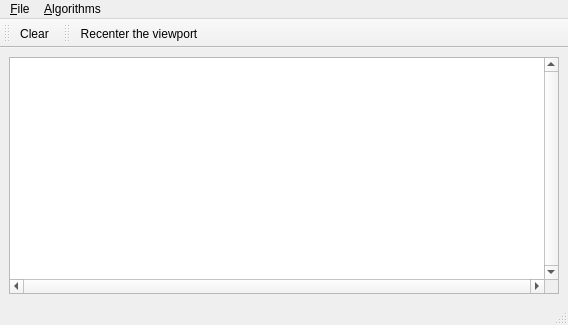
<?xml version="1.0" encoding="UTF-8"?>
<ui version="4.0">
 <author>GeometryFactory</author>
 <class>Generator_2</class>
 <widget class="QMainWindow" name="Generator_2">
  <property name="geometry">
   <rect>
    <x>0</x>
    <y>0</y>
    <width>568</width>
    <height>325</height>
   </rect>
  </property>
  <property name="windowTitle">
   <string>CGAL 2D Generator</string>
  </property>
  <property name="windowIcon">
   <iconset resource="../resources/CGAL.qrc">
    <normaloff>:/cgal/logos/cgal_icon</normaloff>:/cgal/logos/cgal_icon</iconset>
  </property>
  <widget class="QWidget" name="centralwidget">
   <layout class="QHBoxLayout">
    <item>
     <widget class="QSplitter" name="splitter">
      <property name="orientation">
       <enum>Qt::Horizontal</enum>
      </property>
      <widget class="QGraphicsView" name="graphicsView">
       <property name="sizePolicy">
        <sizepolicy hsizetype="Expanding" vsizetype="Expanding">
         <horstretch>2</horstretch>
         <verstretch>0</verstretch>
        </sizepolicy>
       </property>
       <property name="focusPolicy">
        <enum>Qt::StrongFocus</enum>
       </property>
       <property name="verticalScrollBarPolicy">
        <enum>Qt::ScrollBarAlwaysOn</enum>
       </property>
       <property name="horizontalScrollBarPolicy">
        <enum>Qt::ScrollBarAlwaysOn</enum>
       </property>
       <property name="transformationAnchor">
        <enum>QGraphicsView::NoAnchor</enum>
       </property>
      </widget>
     </widget>
    </item>
   </layout>
  </widget>
  <widget class="QStatusBar" name="statusbar"/>
  <widget class="QToolBar" name="fileToolBar">
   <property name="windowTitle">
    <string>File Tools</string>
   </property>
   <attribute name="toolBarArea">
    <enum>TopToolBarArea</enum>
   </attribute>
   <attribute name="toolBarBreak">
    <bool>false</bool>
   </attribute>
   <addaction name="actionClear"/>
  </widget>
  <widget class="QToolBar" name="toolBar">
   <property name="windowTitle">
    <string>Visualization Tools</string>
   </property>
   <attribute name="toolBarArea">
    <enum>TopToolBarArea</enum>
   </attribute>
   <attribute name="toolBarBreak">
    <bool>false</bool>
   </attribute>
   <addaction name="actionRecenter"/>
  </widget>
  <widget class="QMenuBar" name="menubar">
   <property name="geometry">
    <rect>
     <x>0</x>
     <y>0</y>
     <width>568</width>
     <height>22</height>
    </rect>
   </property>
   <widget class="QMenu" name="menuFile">
    <property name="title">
     <string>&amp;File</string>
    </property>
    <addaction name="separator"/>
    <addaction name="actionClear"/>
    <addaction name="separator"/>
    <addaction name="actionQuit"/>
   </widget>
   <widget class="QMenu" name="menuTools">
    <property name="title">
     <string>&amp;Algorithms</string>
    </property>
    <addaction name="separator"/>
    <addaction name="actionRecenter"/>
    <addaction name="actionGeneratePointsOnCircle"/>
    <addaction name="actionGeneratePointsInDisc"/>
    <addaction name="actionGeneratePointsInSquare"/>
    <addaction name="actionGenerateSegments"/>
    <addaction name="actionGenerateSegmentFans"/>
    <addaction name="actionGeneratePolytopeInDisc"/>
   </widget>
   <addaction name="menuFile"/>
   <addaction name="menuTools"/>
  </widget>
  <action name="actionAbout">
   <property name="text">
    <string>&amp;About</string>
   </property>
  </action>
  <action name="actionAboutCGAL">
   <property name="text">
    <string>About &amp;CGAL</string>
   </property>
  </action>
  <action name="actionQuit">
   <property name="text">
    <string>&amp;Quit</string>
   </property>
   <property name="shortcut">
    <string>Ctrl+Q</string>
   </property>
  </action>
  <action name="actionClear">
   <property name="icon">
    <iconset resource="../icons/File.qrc">
     <normaloff>:/cgal/fileToolbar/fileNew.png</normaloff>:/cgal/fileToolbar/fileNew.png</iconset>
   </property>
   <property name="text">
    <string>&amp;Clear</string>
   </property>
   <property name="shortcut">
    <string>Ctrl+C</string>
   </property>
  </action>
  <action name="actionLoadGenerator">
   <property name="icon">
    <iconset resource="../icons/File.qrc">
     <normaloff>:/cgal/fileToolbar/fileOpen.png</normaloff>:/cgal/fileToolbar/fileOpen.png</iconset>
   </property>
   <property name="text">
    <string>&amp;Load Generator</string>
   </property>
   <property name="shortcut">
    <string>Ctrl+L</string>
   </property>
  </action>
  <action name="actionSaveGenerator">
   <property name="icon">
    <iconset resource="../icons/File.qrc">
     <normaloff>:/cgal/fileToolbar/fileSave.png</normaloff>:/cgal/fileToolbar/fileSave.png</iconset>
   </property>
   <property name="text">
    <string>&amp;Save Generator</string>
   </property>
   <property name="shortcut">
    <string>Ctrl+S</string>
   </property>
  </action>
  <action name="actionRecenter">
   <property name="icon">
    <iconset resource="../icons/Input.qrc">
     <normaloff>:/cgal/Input/zoom-best-fit</normaloff>:/cgal/Input/zoom-best-fit</iconset>
   </property>
   <property name="text">
    <string>Re&amp;center the viewport</string>
   </property>
   <property name="shortcut">
    <string>Ctrl+R</string>
   </property>
  </action>
  <action name="actionYMonotonePartition">
   <property name="text">
    <string>Y-monotone Partition</string>
   </property>
  </action>
  <action name="actionCreateInputGenerator">
   <property name="checkable">
    <bool>true</bool>
   </property>
   <property name="text">
    <string>Create Input Generator</string>
   </property>
  </action>
  <action name="actionInnerSkeleton">
   <property name="text">
    <string>Inner Skeleton</string>
   </property>
  </action>
  <action name="actionOuterOffset">
   <property name="text">
    <string>Outer Offset</string>
   </property>
  </action>
  <action name="actionOptimalConvexPartition">
   <property name="text">
    <string>Optimal Convex Partition</string>
   </property>
  </action>
  <action name="actionApproximateConvexPartition">
   <property name="text">
    <string>Approximate Convex Partition</string>
   </property>
  </action>
  <action name="actionLinearLeastSquaresFitting">
   <property name="text">
    <string>Linear Least Squares Fitting of Points</string>
   </property>
  </action>
  <action name="actionLinearLeastSquaresFittingOfSegments">
   <property name="text">
    <string>Linear Least Squares Fitting of Segments</string>
   </property>
  </action>
  <action name="actionGeneratePointsOnCircle">
   <property name="text">
    <string>Generate Points on Circle</string>
   </property>
  </action>
  <action name="actionGeneratePointsInSquare">
   <property name="text">
    <string>Generate Points in Square</string>
   </property>
  </action>
  <action name="actionGenerateSegments">
   <property name="text">
    <string>Generate Segments</string>
   </property>
  </action>
  <action name="actionGeneratePointsInDisc">
   <property name="text">
    <string>Generate Points in Disc</string>
   </property>
  </action>
  <action name="actionGenerateSegmentFans">
   <property name="text">
    <string>Generate Segment Fans</string>
   </property>
  </action>
  <action name="actionGeneratePolytopeInDisc">
   <property name="text">
    <string>Generate Polygon in Disc</string>
   </property>
  </action>
 </widget>
 <resources>
  <include location="Generator_2.qrc"/>
  <include location="../icons/File.qrc"/>
  <include location="../resources/CGAL.qrc"/>
  <include location="../icons/Input.qrc"/>
 </resources>
 <connections/>
</ui>
